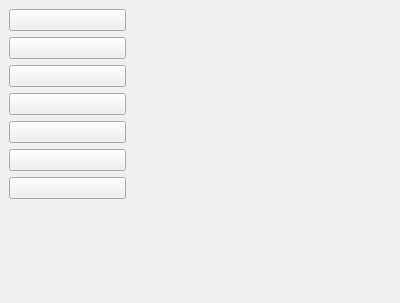
<?xml version="1.0" encoding="UTF-8"?>
<ui version="4.0">
 <class>frmConfig</class>
 <widget class="QWidget" name="frmConfig">
  <property name="geometry">
   <rect>
    <x>0</x>
    <y>0</y>
    <width>400</width>
    <height>303</height>
   </rect>
  </property>
  <property name="windowTitle">
   <string>Form</string>
  </property>
  <layout class="QHBoxLayout" name="horizontalLayout">
   <property name="spacing">
    <number>0</number>
   </property>
   <property name="leftMargin">
    <number>0</number>
   </property>
   <property name="topMargin">
    <number>0</number>
   </property>
   <property name="rightMargin">
    <number>0</number>
   </property>
   <property name="bottomMargin">
    <number>0</number>
   </property>
   <item>
    <widget class="QWidget" name="widgetLeft" native="true">
     <property name="minimumSize">
      <size>
       <width>135</width>
       <height>0</height>
      </size>
     </property>
     <property name="autoFillBackground">
      <bool>true</bool>
     </property>
     <layout class="QVBoxLayout" name="verticalLayout">
      <item>
       <widget class="QPushButton" name="btnBatteryI">
        <property name="text">
         <string/>
        </property>
       </widget>
      </item>
      <item>
       <widget class="QPushButton" name="btnBatteryII">
        <property name="text">
         <string/>
        </property>
       </widget>
      </item>
      <item>
       <widget class="QPushButton" name="btnBatteryIII">
        <property name="text">
         <string/>
        </property>
       </widget>
      </item>
      <item>
       <widget class="QPushButton" name="btnBatteryIV">
        <property name="text">
         <string/>
        </property>
       </widget>
      </item>
      <item>
       <widget class="QPushButton" name="btnBatteryV">
        <property name="text">
         <string/>
        </property>
       </widget>
      </item>
      <item>
       <widget class="QPushButton" name="btnBatteryVI">
        <property name="text">
         <string/>
        </property>
       </widget>
      </item>
      <item>
       <widget class="QPushButton" name="btnBatteryVII">
        <property name="text">
         <string/>
        </property>
       </widget>
      </item>
      <item>
       <spacer name="verticalSpacer">
        <property name="orientation">
         <enum>Qt::Vertical</enum>
        </property>
        <property name="sizeHint" stdset="0">
         <size>
          <width>20</width>
          <height>414</height>
         </size>
        </property>
       </spacer>
      </item>
     </layout>
    </widget>
   </item>
   <item>
    <widget class="QStackedWidget" name="stackedWidget"/>
   </item>
  </layout>
 </widget>
 <resources/>
 <connections/>
</ui>
